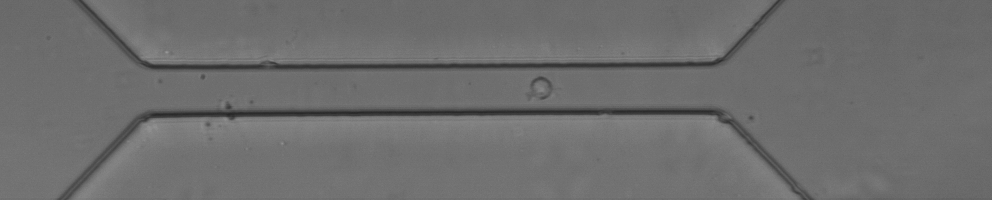
#> input picture Test_images/In focus/0021.tiff, 992 x 200 px, found by its file name
$ python sharpness.py   (older library calls are emulated)
#> lines starting #> are read from the running program, lines starting #| are printed output that depends on the picture
import cv2
import numpy as np

def compute_sharpness(image):
    gray = cv2.cvtColor(image, cv2.COLOR_BGR2GRAY)
    return cv2.Laplacian(gray, cv2.CV_64F).var()

def adjust_sharpness(image, target_sharpness, max_iterations=10):
    current_sharpness = compute_sharpness(image)
    adjusted_image = image.copy()

    for _ in range(max_iterations):
        if abs(current_sharpness - target_sharpness) < 0.1:
            break

        # 創建銳化核心
        kernel = np.array([[-1, -1, -1],
                           [-1,  9, -1],
                           [-1, -1, -1]])

        # 應用銳化核心
        sharpened = cv2.filter2D(adjusted_image, -1, kernel)

        # 計算混合因子
        blend_factor = min(abs(target_sharpness - current_sharpness) / current_sharpness, 0.1)

        # 根據目標銳利度調整圖像
        if current_sharpness < target_sharpness:
            adjusted_image = cv2.addWeighted(adjusted_image, 1 - blend_factor, sharpened, blend_factor, 0)
        else:
            adjusted_image = cv2.addWeighted(adjusted_image, 1 + blend_factor, sharpened, -blend_factor, 0)

        current_sharpness = compute_sharpness(adjusted_image)
        #print(f"Current sharpness: {current_sharpness:.2f}")

    return adjusted_image

# 讀取圖像
img = cv2.imread('Test_images/Slight under focus/0021.tiff')
#> img is the input picture: shape (200, 992, 3); min 37, max 151, mean 109.5

# 計算當前銳利度
current_sharpness = compute_sharpness(img)
#> current_sharpness = 61.74
print(f"The current sharpness of the image is: {current_sharpness:.2f}")
#| The current sharpness of the image is: 61.74

# 設定目標銳利度值為 70
target_sharpness = 74

# 調整銳利度
adjusted_img = adjust_sharpness(img, target_sharpness)
#> the loop in adjust_sharpness, `for _ in range(max_iterations):` made 10 passes
#> (blend_factor, current_sharpness) on passes 1 to 10: (0.1, 216.6), (0.1, 15.21), (0.1, 42.11), (0.1, 126.9), (0.1, 21.79), (0.1, 53.47), (0.1, 137.8), (0.1, 37.56), (0.1, 78.93), (0.0624, 45.58)
#> pass 1, in adjust_sharpness, `sharpened = cv2.filter2D(adjusted_image, -1, kernel)`:
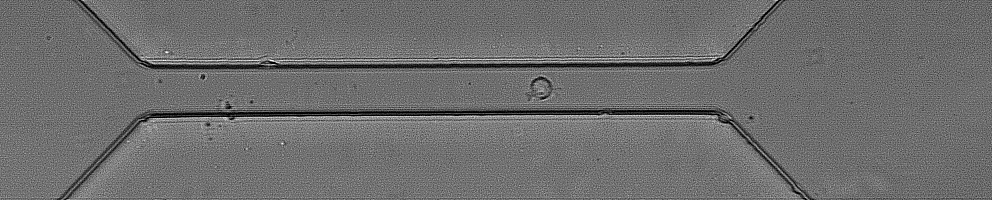
#> sharpened: shape (200, 992, 3); min 0, max 255, mean 109.6
#> pass 2, in adjust_sharpness, `sharpened = cv2.filter2D(adjusted_image, -1, kernel)`:
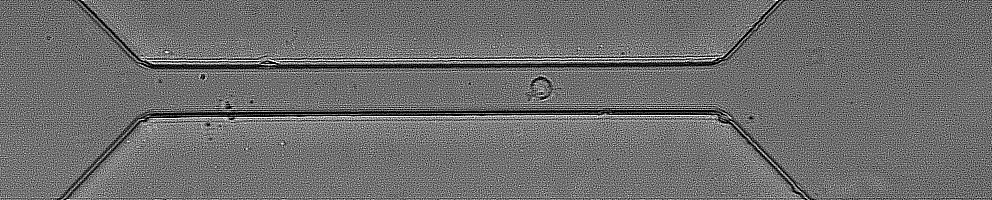
#> sharpened: shape (200, 992, 3); min 0, max 255, mean 109.9

# 檢查調整後的銳利度
adjusted_sharpness = compute_sharpness(adjusted_img)
#> adjusted_sharpness = 45.58
print(f"The final adjusted sharpness of the image is: {adjusted_sharpness:.2f}")
#| The final adjusted sharpness of the image is: 45.58

# 顯示原圖和調整後的圖像
cv2.imshow('Original Image', img)
cv2.imshow('Adjusted Image', adjusted_img)
cv2.waitKey(0)
cv2.destroyAllWindows()

# 保存調整後的圖像
cv2.imwrite('C:/Users/USER/HK/0710/Test_images/Slight under focus/sharpen_image.tiff', adjusted_img)
